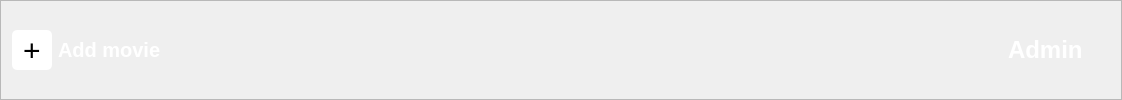
                      <widget class="QFrame" name="Admin_Edit_Page_Header">
                       <property name="minimumSize">
                        <size>
                         <width>0</width>
                         <height>100</height>
                        </size>
                       </property>
                       <property name="maximumSize">
                        <size>
                         <width>16777215</width>
                         <height>100</height>
                        </size>
                       </property>
                       <property name="styleSheet">
                        <string notr="true">#Admin_Edit_Page_Header{
background-color: #1c1f22;
border-radius: 15px;
}</string>
                       </property>
                       <property name="frameShape">
                        <enum>QFrame::StyledPanel</enum>
                       </property>
                       <property name="frameShadow">
                        <enum>QFrame::Raised</enum>
                       </property>
                       <layout class="QHBoxLayout" name="horizontalLayout_12">
                        <item alignment="Qt::AlignHCenter|Qt::AlignVCenter">
                         <widget class="QPushButton" name="Admin_Add_Movie_btn">
                          <property name="minimumSize">
                           <size>
                            <width>40</width>
                            <height>40</height>
                           </size>
                          </property>
                          <property name="maximumSize">
                           <size>
                            <width>40</width>
                            <height>40</height>
                           </size>
                          </property>
                          <property name="styleSheet">
                           <string notr="true">font-size: 30px;
background-color: #fff;
border-radius: 5px;</string>
                          </property>
                          <property name="text">
                           <string>+</string>
                          </property>
                         </widget>
                        </item>
                        <item>
                         <widget class="QLabel" name="Admin_Add_Movie_label">
                          <property name="styleSheet">
                           <string notr="true">font-size: 20px;
font-weight: 700;
color: #fff;</string>
                          </property>
                          <property name="text">
                           <string>Add movie</string>
                          </property>
                         </widget>
                        </item>
                        <item>
                         <spacer name="horizontalSpacer_3">
                          <property name="orientation">
                           <enum>Qt::Horizontal</enum>
                          </property>
                          <property name="sizeHint" stdset="0">
                           <size>
                            <width>835</width>
                            <height>20</height>
                           </size>
                          </property>
                         </spacer>
                        </item>
                        <item>
                         <widget class="QLabel" name="Admin_Name_label">
                          <property name="styleSheet">
                           <string notr="true">#Admin_Name_label{
font-size: 24px;
font-weight: 700;
color: #fff;
padding-right: 20px;
}</string>
                          </property>
                          <property name="text">
                           <string>Admin</string>
                          </property>
                         </widget>
                        </item>
                       </layout>
                      </widget>
